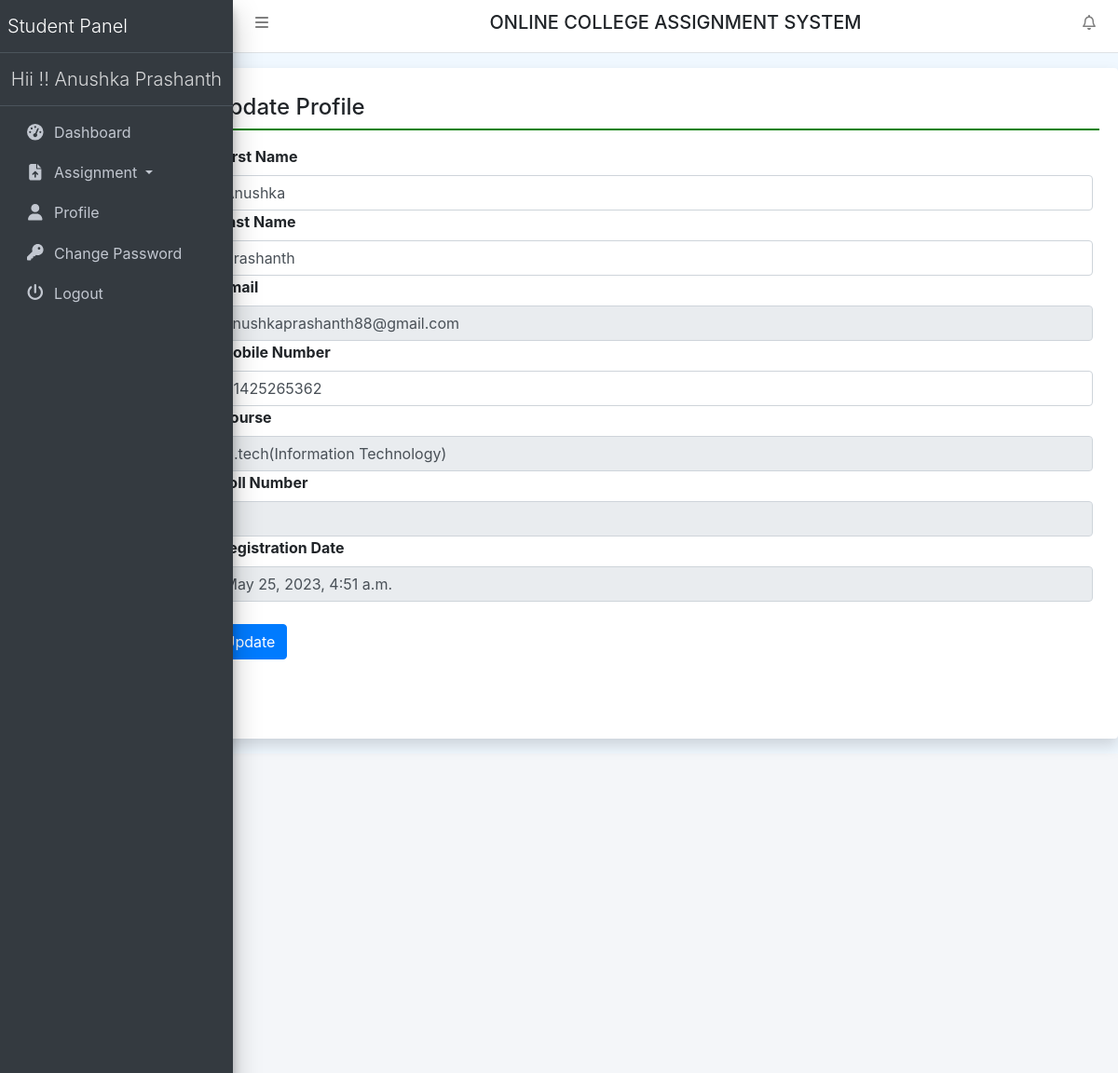
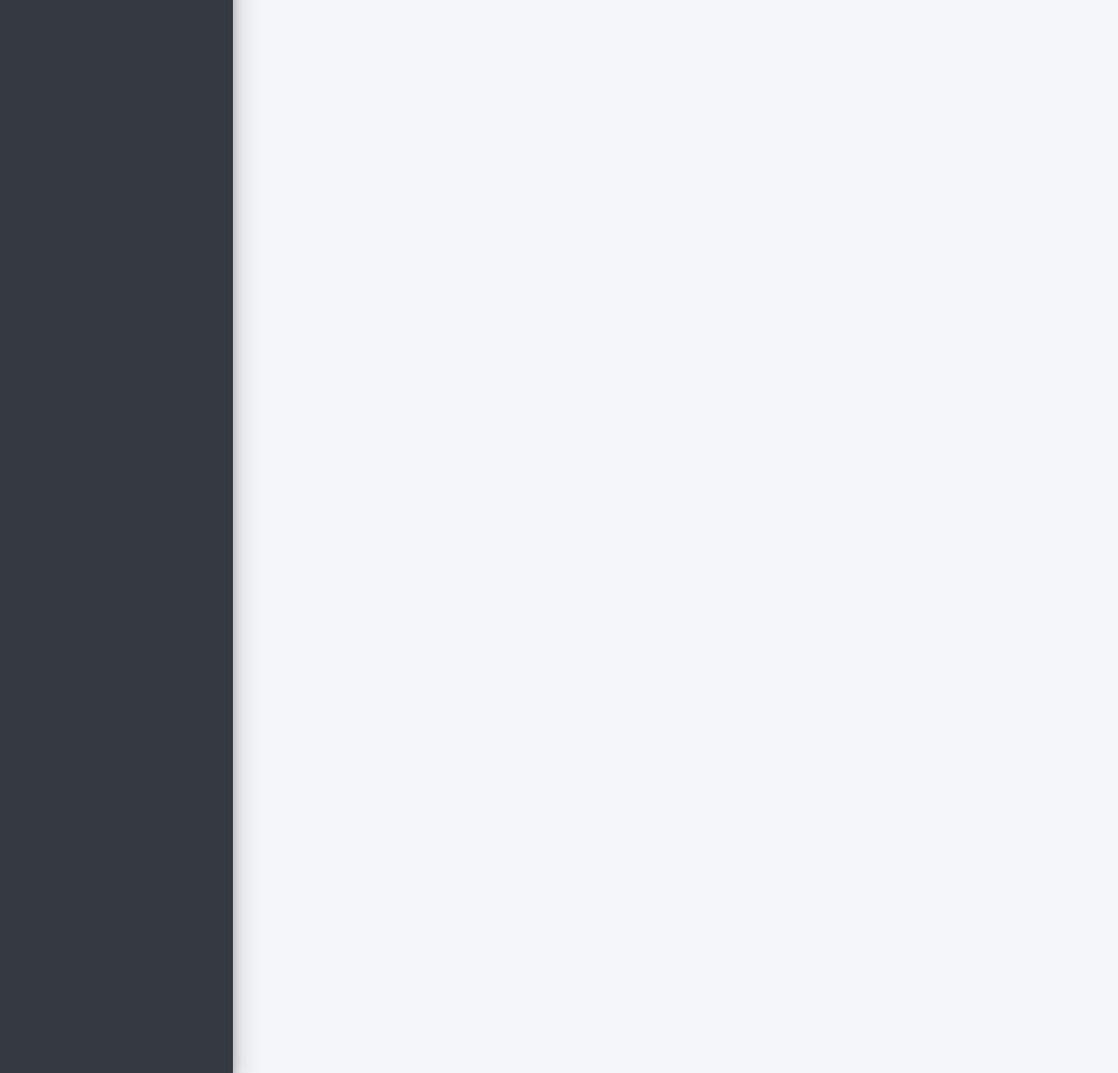
/studentProfile (signed in), run on the app's committed database (2 pictures, top to bottom).
### collegeAssignment/models.py (models this page shows, shortened)
class UserDetail(models.Model):
    user = models.ForeignKey(User, on_delete=models.CASCADE)
    MobileNumber = models.CharField(max_length=200, null=True)
    course = models.ForeignKey(Course, on_delete=models.CASCADE)
    RollNumber = models.CharField(max_length=200, null=True)
    RegDate = models.DateTimeField(auto_now_add=True)

class Course(models.Model):
    BranchName = models.CharField(max_length=150, null=True)
    CourseName = models.CharField(max_length=200, null=True)
    CreationDate = models.DateTimeField(auto_now_add=True)

### collegeAssignment/views.py (the view, shortened to what this page needs)
# urls.py: path('studentProfile', studentProfile, name='studentProfile'),
def studentProfile(request):
    if not request.user.is_authenticated:
        return redirect('student_login')
    user = User.objects.get(id=request.user.id)
    userDtls = UserDetail.objects.get(user=user)
    return render(request, 'studentProfile.html', locals())

### collegeAssignment/templates/studentProfile.html (shortened to what this page needs)
{% extends 'studentHeader.html' %}
{% block main %}
<div class="card shadow mt-3 offset-2" style="min-height: 90vh">
    <div class="card-body">
        <h4 class="p-2" style="border-bottom: 2px solid green;">Update Profile</h4>
        <div class="container-fluid mt-3">
            <div class="form-group">
                <form method="post">
                    <label class="col-sm-4">First Name</label>
                    <input type="text" name="firstName" value="{{userDtls.user.first_name}}" class="form-control">
                    <label class="col-sm-4">Last Name</label>
                    <input type="text" name="lastName" value="{{userDtls.user.last_name}}" class="form-control">
                    <label class="col-sm-4">Email</label>
                    <input type="email" name="emailId" value="{{userDtls.user.username}}" class="form-control" readonly>
                    <label class="col-sm-4">Mobile Number</label>
                    <input type="text" name="MobileNumber" value="{{userDtls.MobileNumber}}" class="form-control">
                    <label class="col-sm-4">Course</label>
                    <input type="text" name="course" value="{{userDtls.course.CourseName}}({{userDtls.course.BranchName}})" class="form-control" readonly>
                    <label class="col-sm-4">Roll Number</label>
                    <input type="text" name="RollNumber" value="{{userDtls.RollNumber}}" class="form-control" readonly>
                    <label class="col-sm-4">Registration Date</label>
                    <input type="text" name="RegDate" value="{{userDtls.RegDate}}" class="form-control" readonly>
                    <br>
                    <input type="submit" value="Update" class="btn btn-primary">
                </form>
            </div>
        </div>
    </div>
</div>
{% endblock %}

### collegeAssignment/templates/studentHeader.html (shortened to what this page needs)
{% load static %}
<html>
<head runat="server">
    <link href="{% static 'css/bootstrap.css' %}" rel="stylesheet"/>
    <link href="{% static 'css/all.css' %}" rel="stylesheet"/>
    <link href="{% static 'css/adminlte.css' %}" rel="stylesheet"/>
    <link href="{% static 'css/OverlayScrollbars.css' %}" rel="stylesheet"/>
    <link rel="stylesheet" href="https://cdn.datatables.net/1.10.23/css/jquery.dataTables.min.css">
    <link rel="stylesheet" href="https://cdn.datatables.net/buttons/1.6.5/css/buttons.dataTables.min.css">
    <link rel="stylesheet"
          href="https://cdn.jsdelivr.net/npm/bootstrap-select@1.13.14/dist/css/bootstrap-select.min.css">
</head>
<body class="hold-transition sidebar-mini layout-fixed layout-navbar-fixed layout-footer-fixed">
<nav class="main-header navbar navbar-expand navbar-white navbar-light">
    <ul class="navbar-nav">
        <li class="nav-item">
            <a class="nav-link" data-widget="pushmenu" href="#" role="button"><i class="fas fa-bars"></i></a>
        </li>
    </ul>
    <h5 class="text-center text-uppercase" style="width:100%;">Online College Assignment System</h5>
    <ul class="navbar-nav ml-auto">
        <li class="nav-item dropdown">
            <a class="nav-link" data-toggle="dropdown" href="#">
                <i class="far fa-bell fas-shake animated"></i>
            </a>
        </li>
    </ul>
</nav>
<aside class="main-sidebar sidebar-dark-primary elevation-4">
    <a href="{% url 'sdashboard' %}" class="brand-link">
        <span class="brand-text font-weight-light">Student Panel</span>
    </a>
    <a href="{% url 'sdashboard' %}" class="brand-link">
        <center><span
                class="brand-text font-weight-light">Hii !! {{request.user.first_name}} {{request.user.last_name}} </span>
        </center>
    </a>
    <div class="sidebar">
        <nav class="mt-2">
            <ul class="nav nav-pills nav-sidebar flex-column" data-widget="treeview" role="menu" data-accordion="false">
                <li class="nav-item"><a href="{% url 'sdashboard' %}" class="nav-link">
                    <i class="nav-icon fas fa-tachometer-alt"></i>
                    <p>Dashboard</p>
                </a></li>
                <li class="nav-item dropdown">
                    <a class="nav-link dropdown-toggle" href="#" id="navbarDropdown"
                       role="button" data-toggle="dropdown" aria-haspopup="true"
                       aria-expanded="false"> <i class="nav-icon fas fa-file-upload"></i> Assignment </a>
                </li>
                <li class="nav-item"><a href="{% url 'studentProfile' %}" class="nav-link">
                    <i class="nav-icon fas fa-user"></i>
                    <p>Profile</p>
                </a></li>
                <li class="nav-item"><a href="{% url 'studentchangePassword' %}" class="nav-link">
                    <i class="nav-icon fas fa-key"></i>
                    <p>Change Password</p>
                </a></li>
                <li class="nav-item"><a href="/logout" class="nav-link">
                    <i class="nav-icon fas fa-power-off"></i>
                    <p>Logout</p>
                </a></li>
            </ul>
        </nav>
    </div>
</aside>
{% block main %}
{% endblock %}
<div class="content-wrapper"></div>

### collegeAssignment/static/css/all.css (style rules this page uses)
.fa-bars:before { content: "\f0c9"; }
.fa-bell:before { content: "\f0f3"; }
.fa-key:before { content: "\f084"; }
.fa-power-off:before { content: "\f011"; }
.fa-user:before { content: "\f007"; }

### collegeAssignment/static/css/OverlayScrollbars.css (style rules this page uses)
.os-host, .os-host-textarea { position: relative; overflow: visible !important; -webkit-box-orient: vertical; -webkit-box-direction: normal; -ms-flex-direction: column; flex-direction: column; -ms-flex-wrap: nowrap; flex-wrap: nowrap; -webkit-box-pack: start; -ms-flex-pack: start; justify-content: flex-start; -ms-flex-line-pack: start; align-content: flex-start; -webkit-box-align: start; -ms-flex-align: start; -ms-grid-row-align: flex-start; align-items: flex-start; }

### collegeAssignment/templates/studentHeader.html (style rules this page uses)
body { background-color: aliceblue; }

### data on the page
UserDetail: firstName "Anushka", lastName "Prashanth", emailId "anushkaprashanth88@gmail.com", MobileNumber "01425265362", course "B.tech(Information Technology)", RollNumber "1", RegDate "May 25, 2023, 4:51 a.m."

### other printed values
{{ request.user.first_name }} "Anushka"
{{ request.user.last_name }} "Prashanth"
